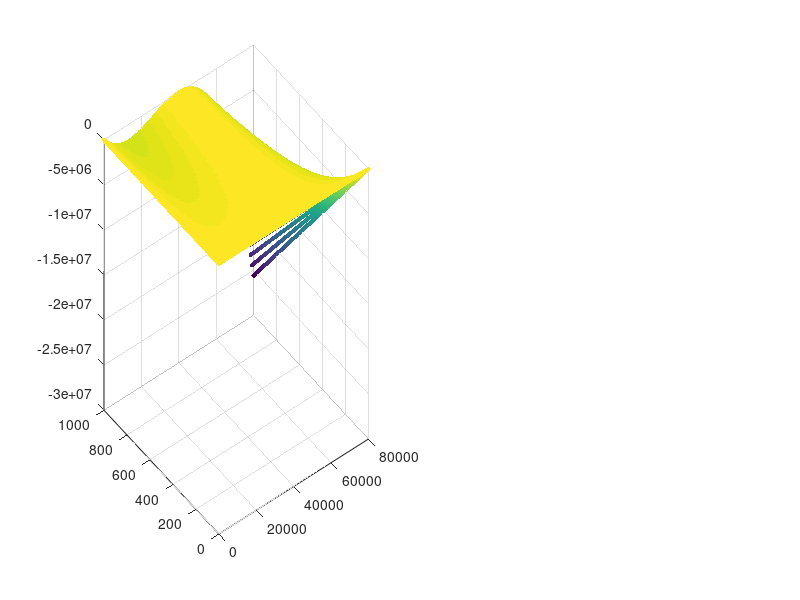

This chart was generated by the following MATLAB code: (Note: this script raises an error after producing the figure.)
% 参数定义（根据朱诺市的实际情况）
epsilon = 0.0001;             % 调整epsilon来控制凹陷形状
w_max = 80000;               % 增加最大游客数，假设为80,000人
mu = 0.6;                    % 系数mu，表示管理每名游客的成本，假设为0.6
v = 1.5;                     % 系数v，表示每名游客的平均消费额的单位系数，假设为1.5
B_max = 30000000;            % 增加最大预算限制，假设为$30,000,000
z_value = 500;               % 平均消费额，假设为$500
k = 2;                       % 市场需求系数，假设为2

% 收入函数的调整，使得在某些特定的游客数量和消费额下，收入呈现凹陷
E = @(w, z, k) w .* z .* (1 - epsilon * (w - w_max/2).^2) .* k;  % 新增市场需求系数
F1 = @(w) w - w_max;                           % 游客数量约束
F2 = @(w, z) mu * w + v * z - B_max;          % 预算约束

% 灵敏度分析的参数范围
w_range = linspace(0, w_max, 100);    % 游客数量的范围
z_range = linspace(0, 1000, 100);     % 消费额的范围

% 计算不同游客数量和消费额下的收入
[W, Z] = meshgrid(w_range, z_range);  % 创建游客数量和消费额的网格
E_values = E(W, Z, k);                % 计算对应的收入

% 可视化灵敏度分析结果：生成热力图和散点图
figure('Position', [100, 100, 1200, 500], 'Color', 'white');
fontName = 'Times New Roman';
titleFontSize = 16;
labelFontSize = 14;
legendFontSize = 12;
lineWidth = 2;

% 第一个子图：散点图
subplot(1, 2, 1)
scatter3(W(:), Z(:), E_values(:)/1e6, 10, E_values(:)/1e6, 'filled');
colormap(parula);  % 使用平和的渐变配色方案
colorbar;
xlabel('\it{Tourist Number}', 'FontName', fontName, 'FontSize', labelFontSize);
ylabel('\it{Consumption ($)}', 'FontName', fontName, 'FontSize', labelFontSize);
zlabel('\it{Revenue} \rm{(Million $)}', 'FontName', fontName, 'FontSize', labelFontSize);
title('\bf{Tourism Revenue Scatter Plot}', 'FontName', fontName, 'FontSize', titleFontSize);
grid on;

% 第二个子图：热力图
subplot(1, 2, 2);
h = heatmap(w_range, z_range, E_values, 'Colormap', parula, 'Title', 'Heatmap of Tourism Revenue');

% 设置热力图的标签
h.XLabel = '\it{Tourist Number}';  % 设置x轴标签
h.YLabel = '\it{Consumption ($)}';  % 设置y轴标签

% 整体标题
sgtitle('\bf{Tourism Revenue Optimization Analysis for Juneau}', ...
    'FontName', fontName, ...
    'FontSize', titleFontSize + 2);

% 调整图形外观
set(gcf, 'PaperPositionMode', 'auto');
